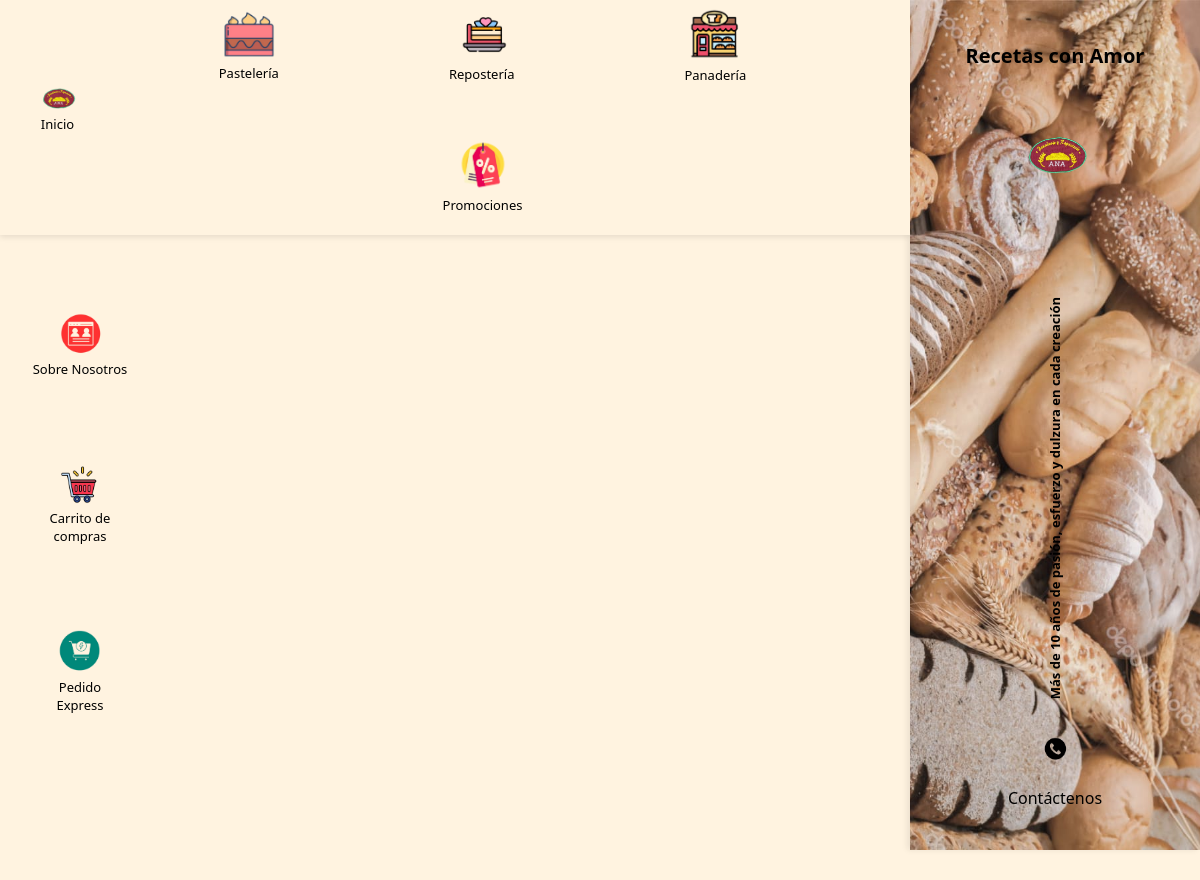
/app/views/recetas.php, run on an earlier commit of the app's database.
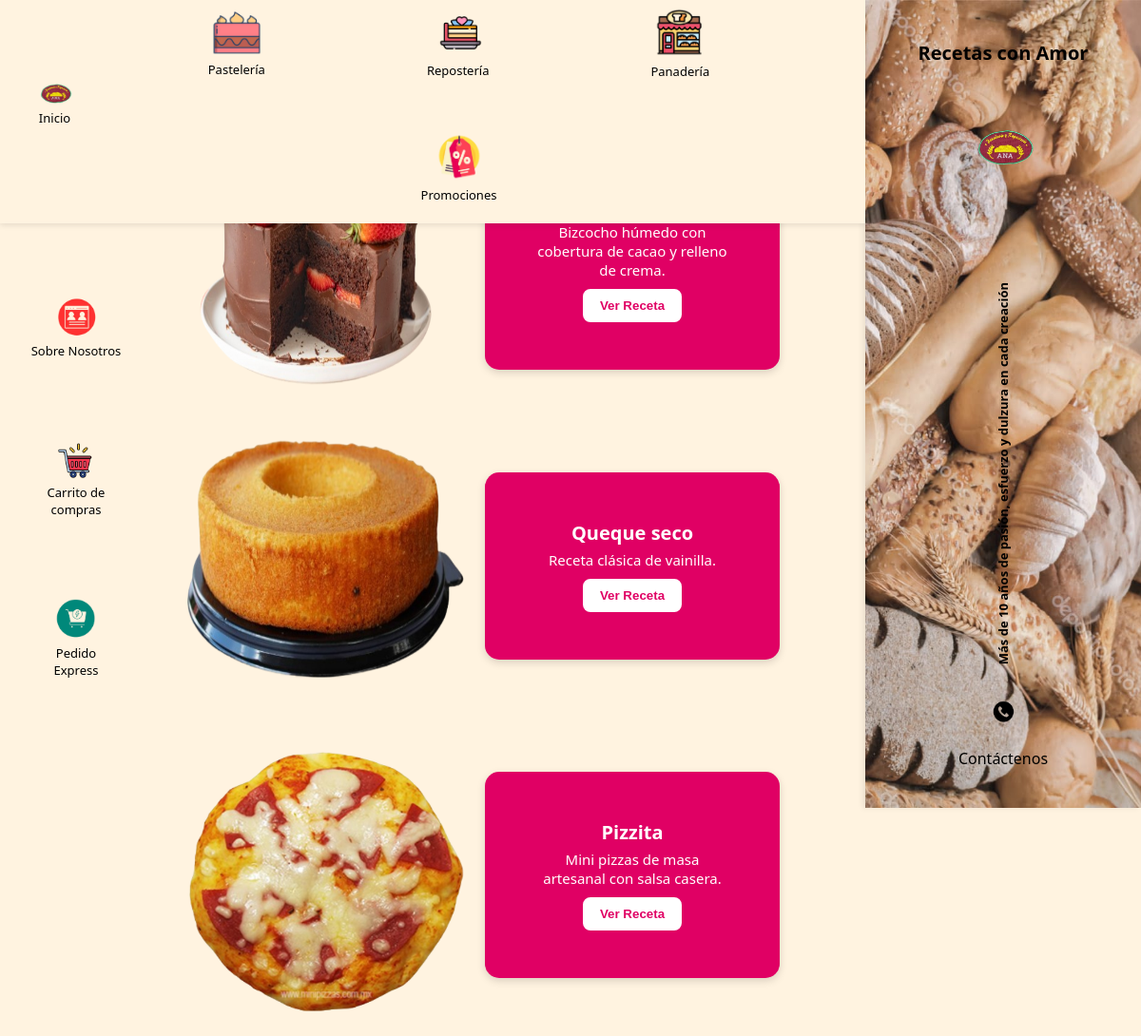
And on a later commit of the database.
### tables this page shows
CREATE TABLE recetas (
    id INT AUTO_INCREMENT PRIMARY KEY,
    nombre VARCHAR(100),
    descripcion TEXT,
    ingredientes TEXT,
    imagen VARCHAR(255)
);

### config/database.php (called while the page is built, shortened)
<?php
function getPDOConnection() {
    try {
        $dsn = "mysql:host=" . DB_HOST . ";dbname=" . DB_NAME . ";charset=" . DB_CHARSET;
        $options = [
            PDO::ATTR_ERRMODE => PDO::ERRMODE_EXCEPTION,
            PDO::ATTR_DEFAULT_FETCH_MODE => PDO::FETCH_ASSOC,
            PDO::ATTR_EMULATE_PREPARES => false
        ];
        return new PDO($dsn, DB_USER, DB_PASS, $options);
    } catch (PDOException $e) {
        echo "❌ Error de conexión: " . $e->getMessage();
        die();
    }
}

### app/controllers/RecetaController.php (called while the page is built, shortened)
<?php
require_once __DIR__ . '/../models/RecetaModel.php';
class RecetaController {
    private $model;
    public function __construct() {
        $this->model = new RecetaModel();
    }
    public function index() {
        return $this->model->obtenerRecetas();
    }
}

### app/models/RecetaModel.php (called while the page is built, shortened)
<?php
require_once __DIR__ . '/../../config/database.php';
class RecetaModel {
    private $db;
    public function __construct() {
        $this->db = getPDOConnection();
    }
    public function obtenerRecetas() {
        $sql = "SELECT * FROM recetas";
        $stmt = $this->db->query($sql);
        return $stmt->fetchAll();
    }
}

### app/views/recetas.php (the view, shortened to what the changed rows need)
<?php
require_once __DIR__ . '/../controllers/RecetaController.php';
$controller = new RecetaController();
$recetas = $controller->index();
?>
<!DOCTYPE html>
<html lang="es">
<head>
    <link rel="stylesheet" href="../../publics/css/stylesPanaderia.css">
</head>
<body>
    <div class="catalogo-layout">
        <main class="catalogo-container">
            <?php if (!empty($recetas)): ?>
            <?php foreach ($recetas as $r): ?>
            <div class="fila-producto">
                <img src="../../<?= $r['imagen']; ?>" alt="<?= $r['nombre']; ?>" class="img-producto">
                <div class="producto-card">
                    <h3>
                        <?= $r['nombre']; ?>
                    </h3>
                    <p>
                        <?= $r['descripcion']; ?>
                    </p>
                    <button class="btn-ver" data-nombre="<?= htmlspecialchars($r['nombre']); ?>"
                        data-descripcion="<?= htmlspecialchars($r['descripcion']); ?>"
                        data-ingredientes="<?= htmlspecialchars($r['ingredientes']); ?>"
                        data-imagen="<?= $r['imagen']; ?>">Ver Receta</button>
                </div>
            </div>
            <?php endforeach; ?>
            <?php else: ?>
            <p>No hay recetas disponibles por el momento.</p>
            <?php endif; ?>
        </main>
        <aside class="right-panel">
            <h2>Recetas con Amor</h2>
        </aside>
    </div>
</body>
</html>

What changed in the data, as far as the page shows it:
added recetas: imagen (picture), descripcion "Bizcocho húmedo con cobertura de cacao y relleno de crema."
added recetas: imagen (picture), nombre "Queque seco", descripcion "Receta clásica de vainilla."
added recetas: imagen (picture), nombre "Pizzita", descripcion "Mini pizzas de masa artesanal con salsa casera."
